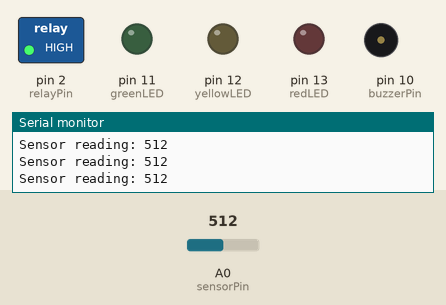
Bench run of a sketch on a simulated Arduino Uno, built with avr-gcc and run on an emulated ATmega328P. Parts: switched loads named in the sketch (green lamp = pin HIGH), output pins drawn as LEDs (lit = HIGH), buzzer (waves = sounding, pin HIGH), the last lines printed to the serial monitor. The inputs (shaded band) are chosen by the test bench; at power-on: A0 (sensorPin) = 512.

Above: at 3.3 s.
3.4 s: A0 (sensorPin) set to 752
7.0 s: A0 (sensorPin) set to 774
At 8.3 s:
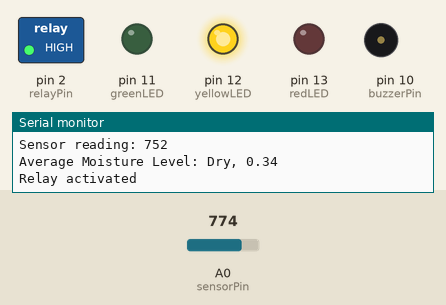
At 17.0 s:
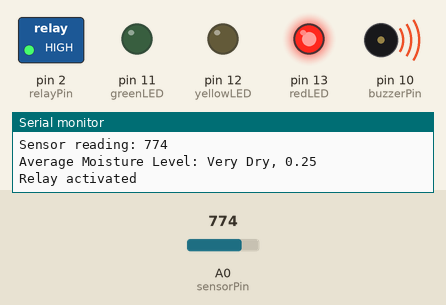
Timing chart, 0 to 25.5 s (numbered marks = the images above; inputs shaded):
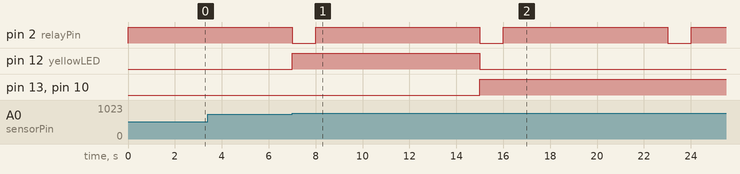

Measured:
- the behaviour switches between 760 and 761 on A0 (sensorPin) (found by bisection; images 0 and 1)
- by itself, pin 2 (relayPin): alternates HIGH for 7.0 s and LOW for 1.0 s

The sketch:

sensor_code.ino
```cpp
// Define the pin numbers
int sensorPin = A0;   // Soil moisture sensor output connected to A0
int relayPin = 2;     // Relay switch connected to pin 2
int redLED = 13;      // Red LED connected to pin 13
int yellowLED = 12;   // Yellow LED connected to pin 12
int greenLED = 11;    // Green LED connected to pin 11
int buzzerPin = 10;   // Buzzer connected to pin 10

// Define delay times in milliseconds
const int stabilizationDelay = 2000; // Time for sensor to stabilize after relay is activated
const int readingInterval = 500;     // Time between sensor readings
const int readingDuration = 5000;    // Total time to take readings
const int cycleDelay = 1000;         // Delay before the next cycle starts

// Variable to store the sum of readings and number of readings
int sumMoisture = 0;
int numReadings = 0;

void setup() {
  Serial.begin(9600);
  pinMode(relayPin, OUTPUT);
  pinMode(redLED, OUTPUT);
  pinMode(yellowLED, OUTPUT);
  pinMode(greenLED, OUTPUT);
  pinMode(buzzerPin, OUTPUT);
}

// Function to update LED and Buzzer states
void updateIndicators(String category) {
  digitalWrite(redLED, LOW);
  digitalWrite(yellowLED, LOW);
  digitalWrite(greenLED, LOW);
  digitalWrite(buzzerPin, LOW);

  if (category == "Very Dry") {
    digitalWrite(redLED, HIGH);
    digitalWrite(buzzerPin, HIGH); // Activate buzzer for Very Dry only
  } else if (category == "Dry") {
    digitalWrite(yellowLED, HIGH);
  } else if (category == "Humid") {
    digitalWrite(greenLED, HIGH);
  }
}

void loop() {
  digitalWrite(relayPin, HIGH);
  Serial.println("Relay activated");
  delay(stabilizationDelay); // Allow sensor to stabilize when powered

  sumMoisture = 0;
  numReadings = 0;

  unsigned long startTime = millis();
  while (millis() - startTime < readingDuration) {
    int sensorValue = analogRead(sensorPin);
    sumMoisture += sensorValue;
    numReadings++;
    Serial.print("Sensor reading: ");
    Serial.println(sensorValue);
    delay(readingInterval); // Delay between readings, for sampling purposes
  }

  int average = sumMoisture / numReadings;
  digitalWrite(relayPin, LOW);

  // Determine the category and moisture value
  String category;
  float relativeMoisture = map(average, 0, 1023, 100, 0) / 100.0; // Convert to sensor range from 1.00 to 0.00, where low levels mean high humidity
  if (relativeMoisture > 0.66) { //equal divison 0.33
    category = "Humid";
  } else if (relativeMoisture > 0.33) {
    category = "Dry";//equal divison 0.33
  } else {
    category = "Very Dry";//equal divison 0.33
  }

  updateIndicators(category);

  Serial.print("Average Moisture Level: ");
  Serial.print(category);
  Serial.print(", ");
  Serial.print(relativeMoisture, 2);  // Print as a floating point number with two decimal places
  Serial.println();

  delay(cycleDelay); // Delay before the next cycle starts
}
```
